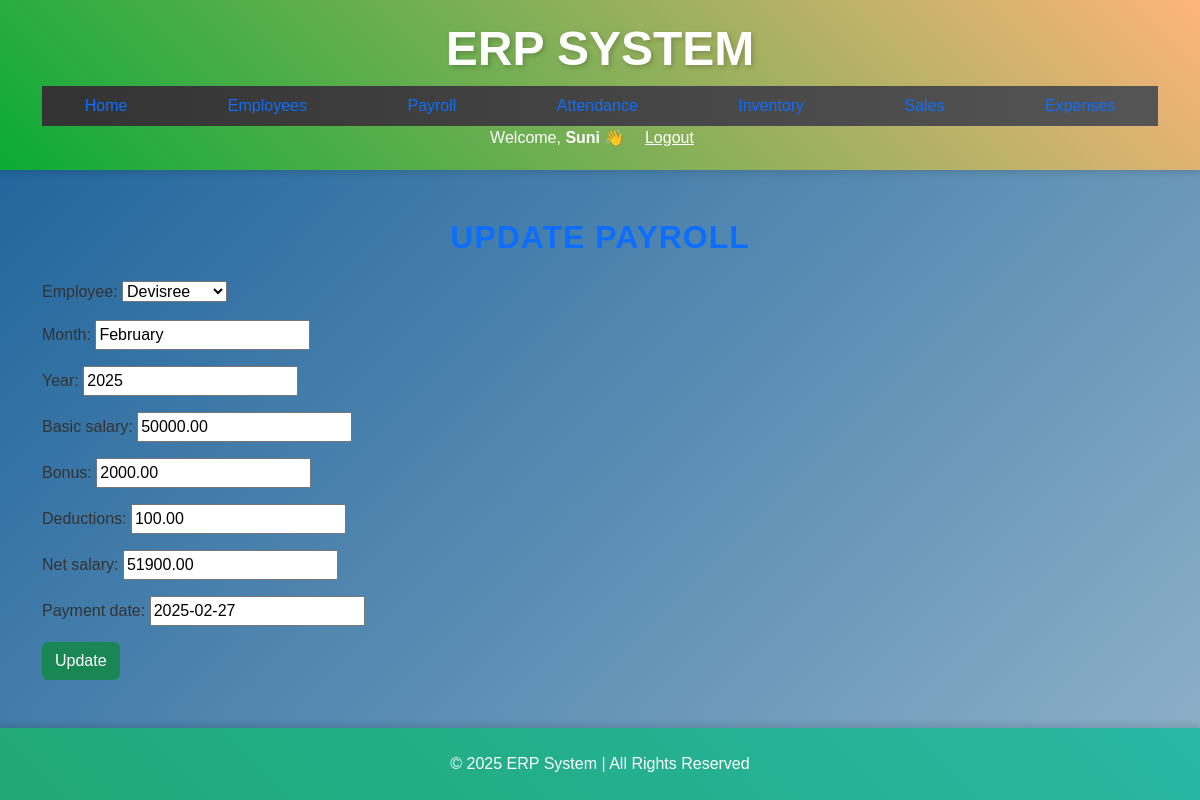
/payroll/update/7/ (signed in), run on the app's committed database.
### erp/models.py (models this page shows, shortened)
class Payroll(models.Model):
    employee = models.ForeignKey(Employee, on_delete=models.CASCADE)
    month = models.CharField(max_length=20)
    year = models.PositiveIntegerField()
    basic_salary = models.DecimalField(max_digits=10, decimal_places=2)
    bonus = models.DecimalField(max_digits=10, decimal_places=2, default=0)
    deductions = models.DecimalField(max_digits=10, decimal_places=2, default=0)
    net_salary = models.DecimalField(max_digits=10, decimal_places=2, default=0)
    payment_date = models.DateField(default=timezone.now)

### erp/views.py (the view)
# urls.py: path('payroll/update/<int:payroll_id>/', views.update_payroll, name='update_payroll'),
@login_required
def update_payroll(request, payroll_id):
    payroll = get_object_or_404(Payroll, id=payroll_id)
    if not request.user.is_staff:  # Or is_superuser for full admin access
        return redirect('payroll')  # Redirect or handle error if not authorized
    if request.method == 'POST':
        form = PayrollForm(request.POST, instance=payroll)
        if form.is_valid():
            form.save()
            return redirect('manage_payroll')  # Redirect to payroll list after update
    else:
        form = PayrollForm(instance=payroll)
    return render(request, 'update_payroll.html', {'form': form})

### erp/forms.py
class PayrollForm(forms.ModelForm):
    class Meta:
        model = Payroll
        fields = ['employee', 'month', 'year', 'basic_salary', 'bonus', 'deductions', 'net_salary', 'payment_date']

### erp/models.py (called while the page is built)
    def __str__(self):
        return self.user.username

### erp/templates/update_payroll.html (shortened to what this page needs)
{% extends 'base.html' %}
{% block content %}
<h2 class="text-center mb-4 text-primary">Update Payroll</h2>
<form method="post">
    {{ form.as_p }}
    <button type="submit" class="btn btn-success">Update</button>
</form>
{% endblock %}

### erp/templates/base.html (shortened to what this page needs)
<!DOCTYPE html>
<html lang="en">
<head>
    {% load static %}
<link rel="stylesheet" href="{% static 'static/css/styles.css' %}">
    <link href="https://cdn.jsdelivr.net/npm/bootstrap@5.3.0-alpha1/dist/css/bootstrap.min.css" rel="stylesheet">
    <link rel="stylesheet" href="https://cdnjs.cloudflare.com/ajax/libs/font-awesome/6.0.0/css/all.min.css">
    <link rel="stylesheet" href="{% static 'css/styles.css' %}">
</head>
<body>
    <header>
        <div class="container">
            <div class="logo">
                <h1 class="center-title">ERP System</h1>
            </div>
            <nav>
                <ul class="nav">
                    {% block nav %}
                    <li class="nav-item"><a class="nav-link" href="{% url 'dashboard' %}">Home</a></li>
                    <li class="nav-item"><a class="nav-link" href="{% url 'manage_employees' %}">Employees</a></li>
                    <li class="nav-item"><a class="nav-link" href="{% url 'manage_payroll' %}">Payroll</a></li>
                    <li class="nav-item"><a class="nav-link" href="{% url 'manage_attendance' %}">Attendance</a></li>
                    <li class="nav-item"><a class="nav-link" href="{% url 'manage_inventory' %}">Inventory</a></li>
                    <li class="nav-item"><a class="nav-link" href="{% url 'manage_sales' %}">Sales</a></li>
                    <li class="nav-item"><a class="nav-link" href="{% url 'manage_expenses' %}">Expenses</a></li>
                    {% endblock %}
                </ul>
                <div class="ml-auto flex items-center space-x-4">
                    {% if user.is_authenticated %}
                        <span class="text-white font-medium">Welcome, <strong>{{ user.username }}</strong> 👋</span>
                        <a href="{% url 'logout' %}" class="bg-red-500 text-white px-3 py-1 rounded-lg hover:bg-red-700">Logout</a>
                    {% else %}
                        <a href="{% url 'login' %}" class="bg-green-500 text-white px-3 py-1 rounded-lg hover:bg-green-700">Login</a>
                    {% endif %}
                </div>
            </nav>
        </div>
    </header>
    <main>
        <div class="container mt-5">
            {% block content %}{% endblock %}
        </div>
    </main>
    <footer class="bg-dark text-white py-4 mt-5">
        <div class="container">
            <p class="text-center mb-0">&copy; 2025 ERP System | All Rights Reserved</p>
        </div>
    </footer>
</body>
</html>

### erp/static/css/styles.css (style rules this page uses)
body { background: linear-gradient(135deg, #185f99, #c9d9df, #d1e2f1); background-size: 300% 300%; animation: backgroundGradient 10s ease infinite; color: #333; font-family: 'Arial', sans-serif; }
header { background: linear-gradient(45deg, #0aab35, #feb47b); color: white; padding: 20px 0; text-align: center; box-shadow: 0 4px 6px rgba(0, 0, 0, 0.1); }
header .logo h1 { font-size: 3rem; text-transform: uppercase; font-weight: bold; text-shadow: 2px 2px 5px rgba(0, 0, 0, 0.2); }
nav ul { list-style-type: none; padding: 0; display: flex; justify-content: space-around; background: linear-gradient(90deg, #333, #555); }
nav ul li { margin: 0 15px; }
nav ul li a { color: rgb(244, 238, 238); text-decoration: none; font-size: 1.1rem; padding: 12px 20px; border-radius: 25px; transition: background-color 0.3s, transform 0.3s; }
footer { background: linear-gradient(45deg, #20a876, #28b7a4); color: rgb(218, 76, 76); padding: 20px; text-align: center; position: fixed; width: 100%; bottom: 0; box-shadow: 0 -4px 6px rgba(0, 0, 0, 0.1); animation: footerGradientAnimation 5s ease-in-out infinite; }
footer p { margin: 0; }
h2 { font-size: 2rem; font-weight: bold; text-align: center; color: #333; text-transform: uppercase; margin-bottom: 20px; letter-spacing: 1px; }
ul { list-style: none; padding: 0; display: flex; flex-wrap: wrap; justify-content: center; gap: 15px; }
main { padding-bottom: 97px; }

### erp/templates/base.html (style rules this page uses)
.center-title { text-align: center; }

### data on the page
Payroll: employee "Devisree", month "February", year "2025", basic_salary "50000.00", bonus "2000.00", deductions "100.00", net_salary "51900.00", payment_date "2025-02-27"

### other printed values
{{ user.username }} "Suni"
